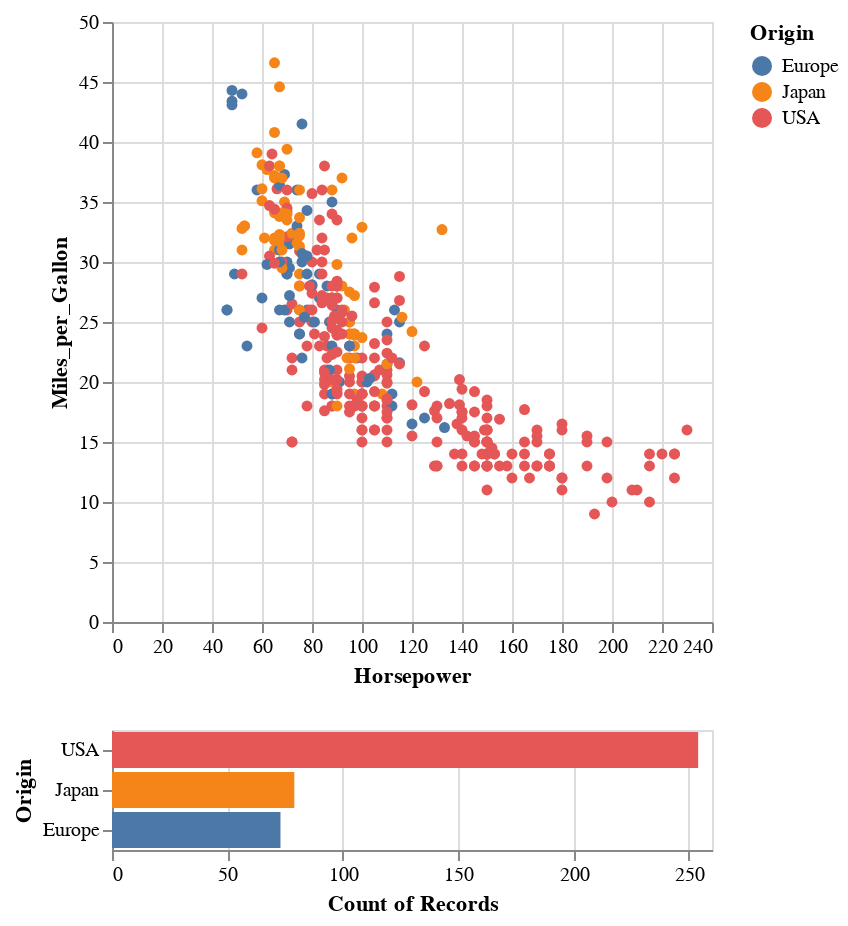

The notebook cell saved with this chart:
### Code cell
#1
click = alt.selection_point(fields=['Origin'])
#3
bar_opacity_condition = alt.condition(click,
                                      alt.value(1),
                                      alt.value(0.2))

bars = alt.Chart(cars).mark_bar().encode(
    alt.X('count()'),
    alt.Y('Origin',sort='-x'),
    alt.Color('Origin'),
    opacity=bar_opacity_condition, #3
    tooltip=['count()']
).add_params(click) #2

puntos_opacity_condition = alt.condition(click,
                                         alt.value(1),
                                         alt.value(0.2))
puntos = alt.Chart(cars).mark_circle().encode(
    alt.X('Horsepower'),
    alt.Y('Miles_per_Gallon'),
    alt.Color('Origin'),
    opacity=puntos_opacity_condition
)

puntos & bars

### Figure 1 — Vega-Lite specification as saved in the notebook (floating-point values rounded to 4 significant figures; data arrays with more than 128 entries replaced by an {"elided": "..."} marker saying what was removed)
{"config": {"view": {"continuousWidth": 300, "continuousHeight": 300}}, "vconcat": [{"mark": {"type": "circle"}, "encoding": {"color": {"field": "Origin", "type": "nominal"}, "opacity": {"condition": {"param": "param_54", "value": 1}, "value": 0.2}, "x": {"field": "Horsepower", "type": "quantitative"}, "y": {"field": "Miles_per_Gallon", "type": "quantitative"}}}, {"mark": {"type": "bar"}, "encoding": {"color": {"field": "Origin", "type": "nominal"}, "opacity": {"condition": {"param": "param_54", "value": 1}, "value": 0.2}, "tooltip": [{"aggregate": "count", "type": "quantitative"}], "x": {"aggregate": "count", "type": "quantitative"}, "y": {"field": "Origin", "sort": "-x", "type": "nominal"}}, "name": "view_37"}], "data": {"name": "data-b142c6ef86fe368124429c3b13ee14e3"}, "params": [{"name": "param_54", "select": {"type": "point", "fields": ["Origin"]}, "views": ["view_37"]}], "$schema": "https://vega.github.io/schema/vega-lite/v5.20.1.json", "datasets": {"data-b142c6ef86fe368124429c3b13ee14e3": {"elided": "406 records"}}}
